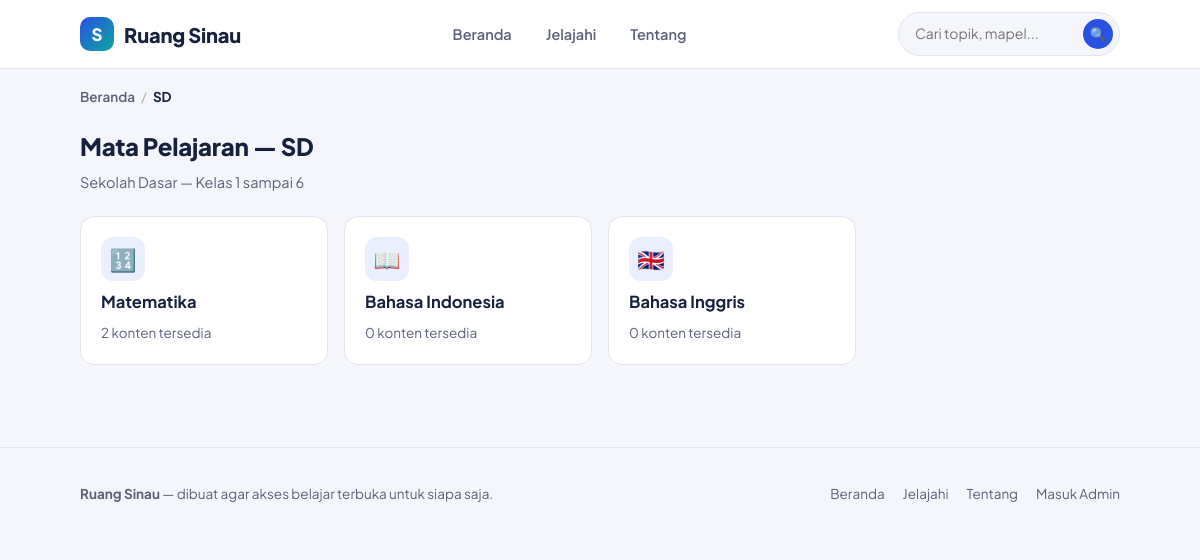
The app's page /jenjang.php?slug=sd with its own data.
### tables this page shows
CREATE TABLE IF NOT EXISTS jenjang (
    id          INT UNSIGNED AUTO_INCREMENT PRIMARY KEY,
    nama        VARCHAR(60)  NOT NULL,
    slug        VARCHAR(60)  NOT NULL UNIQUE,
    deskripsi   VARCHAR(255) NULL,
    urutan      INT UNSIGNED NOT NULL DEFAULT 0,
    created_at  DATETIME NOT NULL DEFAULT CURRENT_TIMESTAMP
);

CREATE TABLE IF NOT EXISTS mapel (
    id          INT UNSIGNED AUTO_INCREMENT PRIMARY KEY,
    jenjang_id  INT UNSIGNED NOT NULL,
    nama        VARCHAR(100) NOT NULL,
    slug        VARCHAR(100) NOT NULL,
    emoji       VARCHAR(10)  NULL DEFAULT '📘',
    urutan      INT UNSIGNED NOT NULL DEFAULT 0,
    created_at  DATETIME NOT NULL DEFAULT CURRENT_TIMESTAMP,
    UNIQUE KEY uq_mapel_slug (jenjang_id, slug),
    CONSTRAINT fk_mapel_jenjang FOREIGN KEY (jenjang_id) REFERENCES jenjang(id) ON DELETE CASCADE
);

### includes/functions.php (called while the page is built, shortened)
<?php
function h(?string $value): string
{
    return htmlspecialchars($value ?? '', ENT_QUOTES, 'UTF-8');
}
function url_publik(string $path = ''): string
{
    return rtrim(APP_URL, '/') . '/' . ltrim($path, '/');
}

### jenjang.php (the view, shortened to what this page needs)
<?php
require_once __DIR__ . '/includes/functions.php';
$pdo = db();
$slug = trim($_GET['slug'] ?? '');
$stmt = $pdo->prepare('SELECT * FROM jenjang WHERE slug = :slug');
$stmt->execute(['slug' => $slug]);
$jenjang = $stmt->fetch();
$stmt = $pdo->prepare(
    "SELECT m.*,
            (SELECT COUNT(*) FROM topik t JOIN kelas k ON k.id = t.kelas_id WHERE k.mapel_id = m.id AND t.status='published') AS jumlah_konten
     FROM mapel m
     WHERE m.jenjang_id = :id
     ORDER BY m.urutan, m.nama"
);
$stmt->execute(['id' => $jenjang['id']]);
$mapelList = $stmt->fetchAll();
require __DIR__ . '/includes/header.php';
?>
<nav class="breadcrumb">
    <a href="<?= h(url_publik('index.php')) ?>">Beranda</a>
    <span class="pemisah">/</span>
    <span class="sekarang"><?= h($jenjang['nama']) ?></span>
</nav>
<div class="section-head">
    <div>
        <h2>Mata Pelajaran — <?= h($jenjang['nama']) ?></h2>
        <p><?= h($jenjang['deskripsi'] ?: 'Pilih mata pelajaran untuk mulai berlatih') ?></p>
    </div>
</div>
<?php if ($mapelList): ?>
<div class="grid-kartu">
    <?php foreach ($mapelList as $m): ?>
        <a href="<?= h(url_publik('mapel.php?slug=' . urlencode($m['slug']) . '&jenjang=' . urlencode($jenjang['slug']))) ?>" class="kartu">
            <span class="emoji"><?= h($m['emoji'] ?: '📘') ?></span>
            <h3><?= h($m['nama']) ?></h3>
            <p class="ket"><?= (int)$m['jumlah_konten'] ?> konten tersedia</p>
        </a>
    <?php endforeach; ?>
</div>
<?php endif; ?>
<?php require __DIR__ . '/includes/footer.php'; ?>

### assets/css/style.css (style rules this page uses)
:root { --ink: #16213E; --muted: #5B6178; --paper: #FFFFFF; --bg: #F4F6FB; --line: #E2E6F0; --primary: #2952E3; --primary-dark: #1D3BB0; --primary-tint: #EAEFFD; --accent: #FF8C42; --accent-tint: #FFF1E4; --teal: #0EA5A0; --teal-tint: #E4F7F6; --success: #17A672; --danger: #E0483E; --radius-sm: 8px; --radius-md: 14px; --radius-lg: 22px; --shadow: 0 1px 2px rgba(22, 33, 62, 0.06); --container: 1120px; }
* { box-sizing: border-box; }
html { scroll-behavior: smooth; overflow-x: hidden; }
body { margin: 0; font-family: 'Plus Jakarta Sans', -apple-system, BlinkMacSystemFont, 'Segoe UI', sans-serif; background: var(--bg); color: var(--ink); line-height: 1.55; -webkit-font-smoothing: antialiased; overflow-x: hidden; width: 100%; }
a { color: inherit; text-decoration: none; }
.section-head { display: flex; align-items: flex-end; justify-content: space-between; gap: 16px; margin-bottom: 22px; }
.section-head h2 { font-size: 24px; margin: 0 0 6px; font-weight: 800; letter-spacing: -0.01em; }
.section-head p { margin: 0; color: var(--muted); font-size: 14.5px; }
.breadcrumb { display: flex; flex-wrap: wrap; align-items: center; gap: 6px; font-size: 13.5px; color: var(--muted); margin-bottom: 20px; }
.breadcrumb a { color: var(--muted); font-weight: 600; }
.breadcrumb .pemisah { opacity: .5; }
.breadcrumb .sekarang { color: var(--ink); font-weight: 700; }
.grid-kartu { display: grid; grid-template-columns: repeat(auto-fill, minmax(230px, 1fr)); gap: 16px; }
.kartu { background: var(--paper); border: 1.5px solid var(--line); border-radius: var(--radius-md); padding: 20px; display: flex; flex-direction: column; gap: 10px; transition: border-color .15s ease, transform .15s ease; min-width: 0; overflow: hidden; }
.kartu .emoji { width: 44px; height: 44px; border-radius: 12px; background: var(--primary-tint); display: flex; align-items: center; justify-content: center; font-size: 22px; flex-shrink: 0; }
.kartu h3 { margin: 0; font-size: 16.5px; font-weight: 700; line-height: 1.35; overflow-wrap: break-word; word-break: break-word; hyphens: auto; }
.kartu p.ket { margin: 0; color: var(--muted); font-size: 13.5px; overflow-wrap: break-word; word-break: break-word; }

### records on screen
jenjang: nama "SD", deskripsi "Sekolah Dasar — Kelas 1 sampai 6"
mapel: emoji "🔢", nama "Matematika", jumlah_konten "2"
mapel: emoji "📖", nama "Bahasa Indonesia", jumlah_konten "0"
mapel: emoji "🇬🇧", nama "Bahasa Inggris", jumlah_konten "0"

### other values on screen
APP_NAME "Ruang Sinau"
